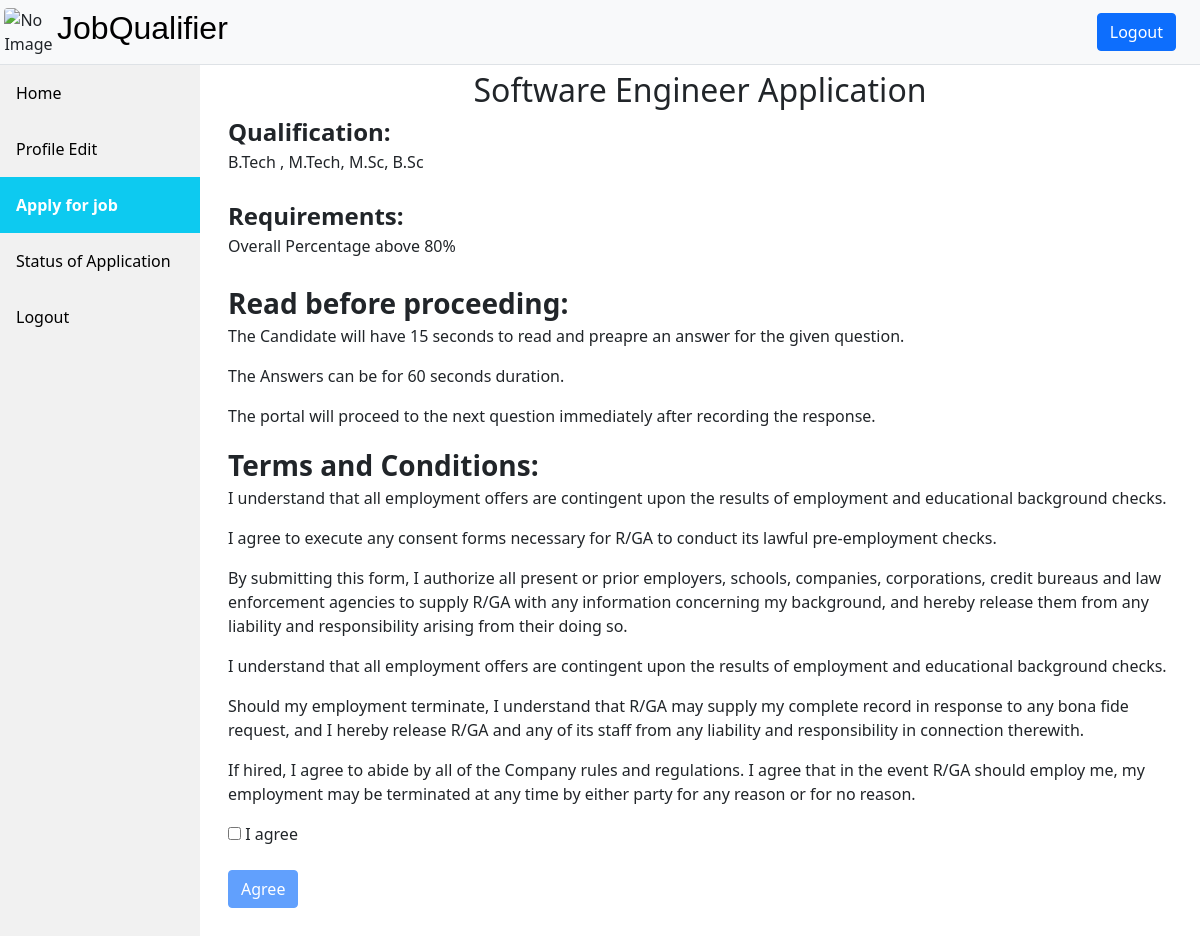
The page /candidate/terms.php?roleid=R00002 on the database its author committed.
### tables this page shows
CREATE TABLE `roles` (
  `roleid` varchar(15) NOT NULL,
  `Name` varchar(25) NOT NULL,
  `requirement` varchar(100) NOT NULL,
  `qualification` varchar(100) NOT NULL,
  `last_date` date NOT NULL
);

### candidate/terms.php (the view, shortened to what this page needs)
<?php
  $conn = mysqli_connect("localhost","root","","jobqualifier");
    $rol = $_GET['roleid'];
    $roles = 'select `Name`,`qualification`,`requirement` from roles where roleid = \''.$rol.'\';';
    $result = mysqli_query($conn,$roles);
?>
<!DOCTYPE html>
<html lang="en">
    <head>
        <link href="https://cdn.jsdelivr.net/npm/bootstrap@5.1.3/dist/css/bootstrap.min.css" rel="stylesheet">
        <link rel="stylesheet" href="../assets/index.css">
        <link rel="stylesheet" href="../assets/sidebar.css">
    </head>
    <body onload="allows()">
        <header class="d-flex flex-wrap justify-content-left py-2 border-bottom bg-light">
            <div class="d-flex align-items-center  me-md-auto">
                <img src="../assets/images/logo.webp" alt="No Image" id="logo" style="margin-left: 2%;" class="rounded">
                <h5 class="fs-2 companytitle" style="margin-left: 2%;">JobQualifier</h5>
            </div>
            <ul class="nav nav-pills align-items-center" style="margin-right:2%">
                <li class="nav-item">
                    <a href="../logout.php">
                        <input type="button" value="Logout"  class="btn btn-primary">
                    </a>
                </li>
            </ul>
        </header>
        <div class="sidebar">
            <a href="../candidatedashboard.php">Home</a>
            <a href="editProfile.php">Profile Edit</a>
            <a class="active"href="selectapplication.php">Apply for job</a>
            <a href="candidate/statusview.php">Status of Application</a>
            <a href="../logout.php">Logout</a>
        </div>
        <div class="content">
          <div class="container">
          <?php
                if($result){
                    if ($result->num_rows > 0) {
                        while($row = $result->fetch_assoc()) {
                            echo "<center><span class=\"fs-2\">";
                            echo $row['Name']." Application";
                            echo "</span></center>";
                            echo "<b class=\"fs-4\">Qualification:</b><br>\t\t\t\t\t\t\t".$row['qualification']."<br><br>";
                            echo "<b class=\"fs-4\">Requirements:</b><br>\t\t\t\t\t\t\t".$row['requirement']."<br><br>";
                        }
                    }
                }
            ?>
            <b class="fs-3">Read before proceeding:</b><br>
            <p>The Candidate will have 15 seconds to read and preapre an answer for the given question.</p>
            <p>The Answers can be for 60 seconds duration.</p>
            <p>The portal will proceed to the next question immediately after recording the response.</p>
            <b class="fs-3">Terms and Conditions:</b><br>
            <p>I understand that all employment offers are contingent upon the results of employment and educational background checks.</p>
            <p>I agree to execute any consent forms necessary for R/GA to conduct its lawful pre-employment checks.</p>
            <p>By submitting this form, I authorize all present or prior employers, schools, companies, corporations, credit bureaus and law enforcement agencies to supply R/GA with any information concerning my background, and hereby release them from any liability and responsibility arising from their doing so.</p>
            <p>I understand that all employment offers are contingent upon the results of employment and educational background checks. </p>
            <p>Should my employment terminate, I understand that R/GA may supply my complete record in response to any bona fide request, and I hereby release R/GA and any of its staff from any liability and responsibility in connection therewith.</p>
            <p>If hired, I agree to abide by all of the Company rules and regulations. I agree that in the event R/GA should employ me, my employment may be terminated at any time by either party for any reason or for no reason.</p>
            <input type="checkbox" name="cagreement" id="agreement" onchange="allows()"/> I agree<br><br>
            <button type="button" class="btn btn-primary" data-bs-toggle="modal" data-bs-target="#myModal" id="oapplication">Agree</button>
            </div>
            <br><br>
      </div>
</body>
</html>

### assets/index.css (style rules this page uses)
#logo { max-width: 50px; max-height: 50px; margin-left: 10%; }
.companytitle { font-family: 'Gill Sans', 'Gill Sans MT', Calibri, 'Trebuchet MS', sans-serif; color: black; }
header { overflow: auto; position:sticky; top:0; }

### assets/sidebar.css (style rules this page uses)
body { height: 100%; }
.sidebar { margin: 0; padding: 0; width: 200px; background-color: #f1f1f1; position: fixed; height: 100%; overflow: auto; }
.sidebar a { display: block; color: black; padding: 16px; text-decoration: none; }
.sidebar a.active { background-color: #0dcaf0 !important; color: white; font-weight: bold; }
div.content { margin-left: 200px; padding: 1px 16px; height: 100%; }

### rows shown on the page
roles: Name "Software Engineer", qualification "B.Tech , M.Tech, M.Sc, B.Sc", requirement "Overall Percentage above 80%"
